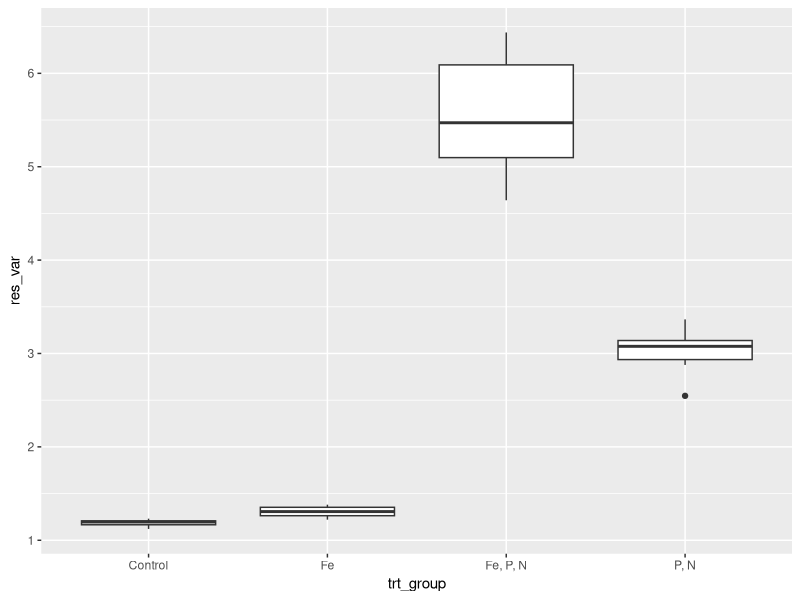
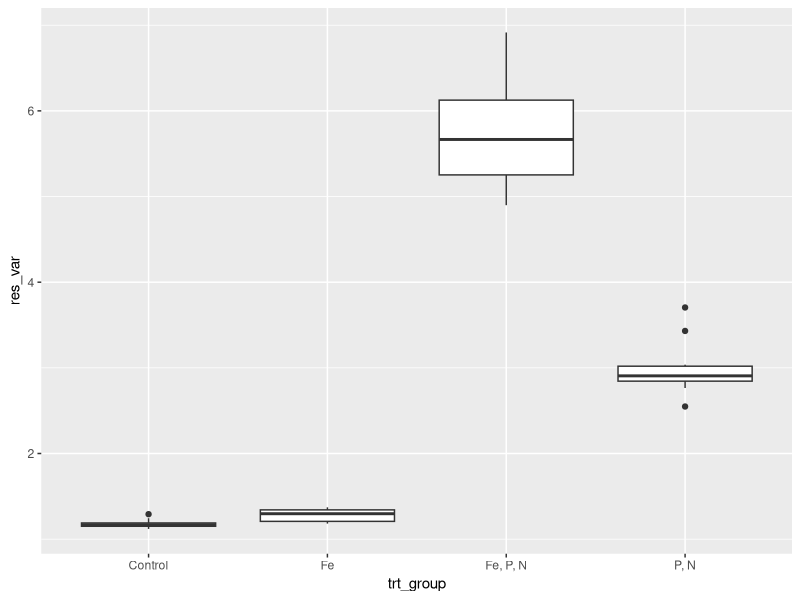
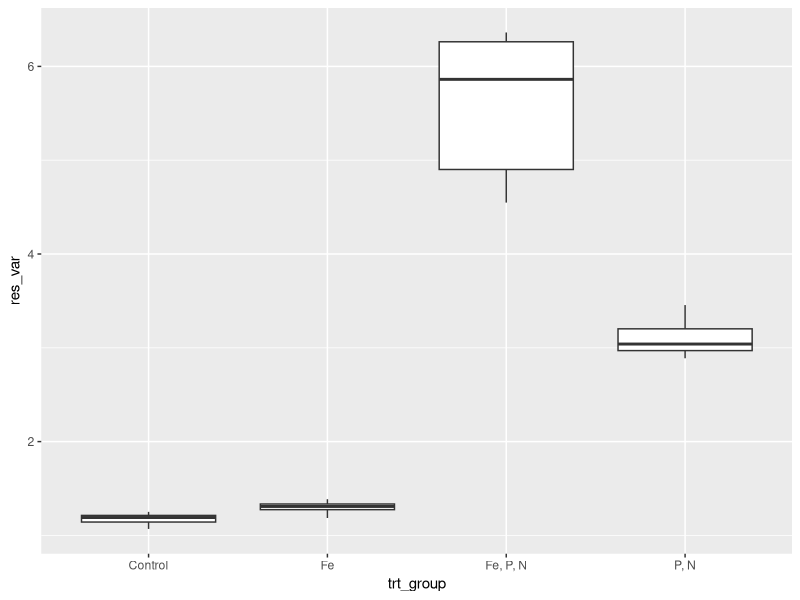
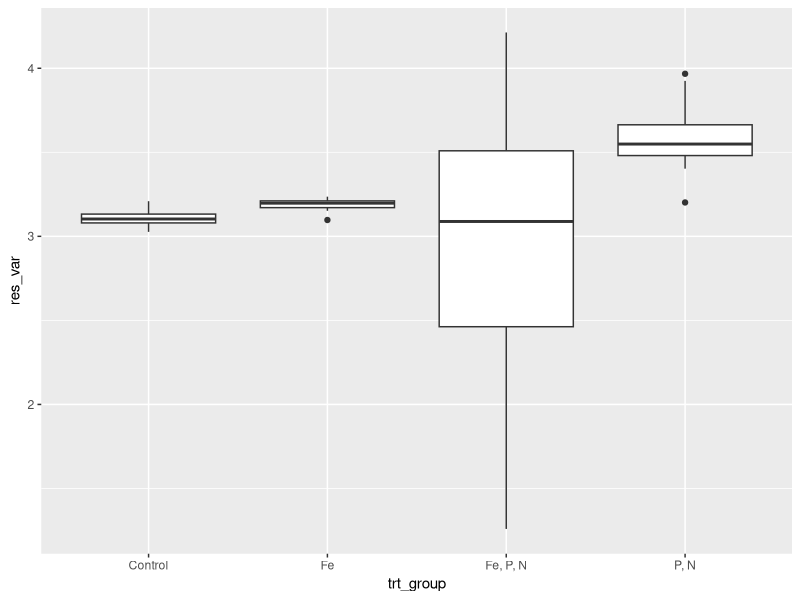
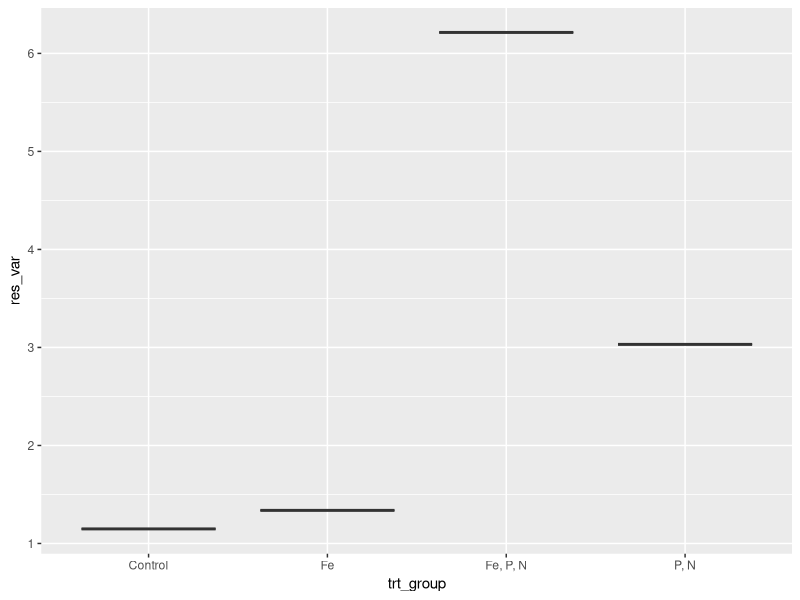

The R source for these figures, in order:
## ---- chunk 1
n_group = 4
n_name = c("Control","Fe","Fe, P, N", "P, N")
n_size = c(12,12,12,12)
n_mean = c(1.2,1.3,5.7,3.0)
n_sd = c(0.05,0.05,0.75,0.3)

ID = 1:sum(n_size)

res_var = c(rnorm(n=n_size[1],mean=n_mean[1],sd=n_sd[1]),
            rnorm(n=n_size[2],mean=n_mean[2],sd=n_sd[2]),
            rnorm(n=n_size[3],mean=n_mean[3],sd=n_sd[3]),
            rnorm(n=n_size[4],mean=n_mean[4],sd=n_sd[4]))

trt_group = rep(n_name,n_size)

anova_data = data.frame(ID,trt_group,res_var)

head(anova_data)

## ---- chunk 2
anova_model = aov(res_var~trt_group,data=anova_data)
print(anova_model)

z = summary(anova_model)
print(z)
flat_out = unlist(z)
anova_stats = list(f_ratio=unlist(z)[7],
                   f_pval=unlist(z)[9])

print(anova_stats)  

library(tidyverse)

anova_plot = ggplot(anova_data) +
  aes(x=trt_group,y=res_var) +
  geom_boxplot()
anova_plot

## ---- chunk 3
n_group = 4
n_name = c("Control","Fe","Fe, P, N", "P, N")
n_size = c(12,12,12,12)
n_mean = c(1.2,1.3,5.7,3.0)
n_sd = c(0.05,0.05,0.75,0.3)

ID = 1:sum(n_size)

res_var = c(rnorm(n=n_size[1],mean=n_mean[1],sd=n_sd[1]),
            rnorm(n=n_size[2],mean=n_mean[2],sd=n_sd[2]),
            rnorm(n=n_size[3],mean=n_mean[3],sd=n_sd[3]),
            rnorm(n=n_size[4],mean=n_mean[4],sd=n_sd[4]))

trt_group = rep(n_name,n_size)

anova_data = data.frame(ID,trt_group,res_var)

head(anova_data)
anova_model = aov(res_var~trt_group,data=anova_data)
print(anova_model)

z = summary(anova_model)
print(z)
flat_out = unlist(z)
anova_stats = list(f_ratio=unlist(z)[7],
                   f_pval=unlist(z)[9])

print(anova_stats)

anova_plot = ggplot(anova_data) +
  aes(x=trt_group,y=res_var) +
  geom_boxplot()
anova_plot
## ---- chunk 4
n_group = 4
n_name = c("Control","Fe","Fe, P, N", "P, N")
n_size = c(12,12,12,12)
n_mean = c(1.2,1.3,5.7,3.0)
n_sd = c(0.05,0.05,0.75,0.3)

ID = 1:sum(n_size)

res_var = c(rnorm(n=n_size[1],mean=n_mean[1],sd=n_sd[1]),
            rnorm(n=n_size[2],mean=n_mean[2],sd=n_sd[2]),
            rnorm(n=n_size[3],mean=n_mean[3],sd=n_sd[3]),
            rnorm(n=n_size[4],mean=n_mean[4],sd=n_sd[4]))

trt_group = rep(n_name,n_size)

anova_data = data.frame(ID,trt_group,res_var)

head(anova_data)
anova_model = aov(res_var~trt_group,data=anova_data)
print(anova_model)

z = summary(anova_model)
print(z)
flat_out = unlist(z)
anova_stats = list(f_ratio=unlist(z)[7],
                   f_pval=unlist(z)[9])

print(anova_stats)  

anova_plot = ggplot(anova_data) +
  aes(x=trt_group,y=res_var) +
  geom_boxplot()
anova_plot
## ---- chunk 5
n_group = 4
n_name = c("Control","Fe","Fe, P, N", "P, N")
n_size = c(12,12,12,12)
n_mean = c(3.1,3.2,3.3,3.6)
n_sd = c(0.05,0.05,0.75,0.3)

ID = 1:sum(n_size)

res_var = c(rnorm(n=n_size[1],mean=n_mean[1],sd=n_sd[1]),
            rnorm(n=n_size[2],mean=n_mean[2],sd=n_sd[2]),
            rnorm(n=n_size[3],mean=n_mean[3],sd=n_sd[3]),
            rnorm(n=n_size[4],mean=n_mean[4],sd=n_sd[4]))

trt_group = rep(n_name,n_size)

anova_data = data.frame(ID,trt_group,res_var)

head(anova_data)
anova_model = aov(res_var~trt_group,data=anova_data)
print(anova_model)

z = summary(anova_model)
print(z)
flat_out = unlist(z)
anova_stats = list(f_ratio=unlist(z)[7],
                   f_pval=unlist(z)[9])

print(anova_stats)  

anova_plot = ggplot(anova_data) +
  aes(x=trt_group,y=res_var) +
  geom_boxplot()
anova_plot
## ---- chunk 6
n_group = 4
n_name = c("Control","Fe","Fe, P, N", "P, N")
n_size = c(1,1,1,1)
n_mean = c(1.2,1.3,5.7,3.0)
n_sd = c(0.05,0.05,0.75,0.3)

ID = 1:sum(n_size)

res_var = c(rnorm(n=n_size[1],mean=n_mean[1],sd=n_sd[1]),
            rnorm(n=n_size[2],mean=n_mean[2],sd=n_sd[2]),
            rnorm(n=n_size[3],mean=n_mean[3],sd=n_sd[3]),
            rnorm(n=n_size[4],mean=n_mean[4],sd=n_sd[4]))

trt_group = rep(n_name,n_size)

anova_data = data.frame(ID,trt_group,res_var)

head(anova_data)
anova_model = aov(res_var~trt_group,data=anova_data)
print(anova_model)

z = summary(anova_model)
print(z)
flat_out = unlist(z)
anova_stats = list(f_ratio=unlist(z)[7],
                   f_pval=unlist(z)[9])

print(anova_stats)  

anova_plot = ggplot(anova_data) +
  aes(x=trt_group,y=res_var) +
  geom_boxplot()
anova_plot
